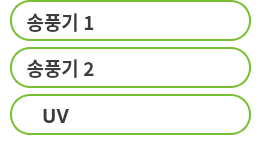
   <widget class="QFrame" name="frame_26">
    <property name="geometry">
     <rect>
      <x>16</x>
      <y>158</y>
      <width>271</width>
      <height>141</height>
     </rect>
    </property>
    <property name="styleSheet">
     <string notr="true">background:transparent</string>
    </property>
    <property name="frameShape">
     <enum>QFrame::StyledPanel</enum>
    </property>
    <property name="frameShadow">
     <enum>QFrame::Raised</enum>
    </property>
    <widget class="QLabel" name="label_24">
     <property name="geometry">
      <rect>
       <x>10</x>
       <y>0</y>
       <width>241</width>
       <height>41</height>
      </rect>
     </property>
     <property name="styleSheet">
      <string notr="true">background:white;
border : 2px solid rgb(121,191,53);
border-radius : 20px</string>
     </property>
     <property name="text">
      <string/>
     </property>
    </widget>
    <widget class="QLabel" name="label_25">
     <property name="geometry">
      <rect>
       <x>20</x>
       <y>6</y>
       <width>81</width>
       <height>31</height>
      </rect>
     </property>
     <property name="font">
      <font>
       <family>나눔스퀘어 Bold</family>
       <pointsize>14</pointsize>
       <weight>75</weight>
       <bold>true</bold>
      </font>
     </property>
     <property name="styleSheet">
      <string notr="true">background:transparent;
color:rgb(60,60,60)</string>
     </property>
     <property name="text">
      <string>송풍기 1</string>
     </property>
     <property name="alignment">
      <set>Qt::AlignCenter</set>
     </property>
    </widget>
    <widget class="QPushButton" name="fan1_f">
     <property name="geometry">
      <rect>
       <x>180</x>
       <y>6</y>
       <width>62</width>
       <height>29</height>
      </rect>
     </property>
     <property name="styleSheet">
      <string notr="true">QPushButton{
background:transparent;
border:transparent;}</string>
     </property>
     <property name="text">
      <string/>
     </property>
     <property name="checkable">
      <bool>false</bool>
     </property>
     <property name="checked">
      <bool>false</bool>
     </property>
    </widget>
    <widget class="QLabel" name="label_26">
     <property name="geometry">
      <rect>
       <x>10</x>
       <y>47</y>
       <width>241</width>
       <height>41</height>
      </rect>
     </property>
     <property name="styleSheet">
      <string notr="true">background:white;
border : 2px solid rgb(121,191,53);
border-radius : 20px</string>
     </property>
     <property name="text">
      <string/>
     </property>
    </widget>
    <widget class="QPushButton" name="fan2_b">
     <property name="geometry">
      <rect>
       <x>180</x>
       <y>53</y>
       <width>62</width>
       <height>29</height>
      </rect>
     </property>
     <property name="styleSheet">
      <string notr="true">QPushButton:checked{
background:url(:/img/resources/on.jpg);
border:transparent;}
QPushButton{
background:url(:/img/resources/off.jpg);
border:transparent;}</string>
     </property>
     <property name="text">
      <string/>
     </property>
     <property name="checkable">
      <bool>true</bool>
     </property>
     <property name="checked">
      <bool>false</bool>
     </property>
    </widget>
    <widget class="QLabel" name="label_27">
     <property name="geometry">
      <rect>
       <x>10</x>
       <y>94</y>
       <width>241</width>
       <height>41</height>
      </rect>
     </property>
     <property name="styleSheet">
      <string notr="true">background:white;
border : 2px solid rgb(121,191,53);
border-radius : 20px</string>
     </property>
     <property name="text">
      <string/>
     </property>
    </widget>
    <widget class="QPushButton" name="uv_b">
     <property name="geometry">
      <rect>
       <x>180</x>
       <y>100</y>
       <width>62</width>
       <height>29</height>
      </rect>
     </property>
     <property name="styleSheet">
      <string notr="true">QPushButton:checked{
background:url(:/img/resources/on.jpg);
border:transparent;}
QPushButton{
background:url(:/img/resources/off.jpg);
border:transparent;}</string>
     </property>
     <property name="text">
      <string/>
     </property>
     <property name="checkable">
      <bool>true</bool>
     </property>
     <property name="checked">
      <bool>false</bool>
     </property>
    </widget>
    <widget class="QLabel" name="label_30">
     <property name="geometry">
      <rect>
       <x>20</x>
       <y>52</y>
       <width>81</width>
       <height>31</height>
      </rect>
     </property>
     <property name="font">
      <font>
       <family>나눔스퀘어 Bold</family>
       <pointsize>14</pointsize>
       <weight>75</weight>
       <bold>true</bold>
      </font>
     </property>
     <property name="styleSheet">
      <string notr="true">background:transparent;
color:rgb(60,60,60)</string>
     </property>
     <property name="text">
      <string>송풍기 2</string>
     </property>
     <property name="alignment">
      <set>Qt::AlignCenter</set>
     </property>
    </widget>
    <widget class="QLabel" name="label_31">
     <property name="geometry">
      <rect>
       <x>20</x>
       <y>100</y>
       <width>71</width>
       <height>31</height>
      </rect>
     </property>
     <property name="font">
      <font>
       <family>나눔스퀘어 Bold</family>
       <pointsize>14</pointsize>
       <weight>75</weight>
       <bold>true</bold>
      </font>
     </property>
     <property name="styleSheet">
      <string notr="true">background:transparent;
color:rgb(60,60,60)</string>
     </property>
     <property name="text">
      <string>UV</string>
     </property>
     <property name="alignment">
      <set>Qt::AlignCenter</set>
     </property>
    </widget>
    <widget class="QPushButton" name="fan1_b">
     <property name="geometry">
      <rect>
       <x>180</x>
       <y>6</y>
       <width>62</width>
       <height>29</height>
      </rect>
     </property>
     <property name="styleSheet">
      <string notr="true">QPushButton:checked{
background:url(:/img/resources/on.jpg);
border:transparent;}
QPushButton{
background:url(:/img/resources/off.jpg);
border:transparent;}</string>
     </property>
     <property name="text">
      <string/>
     </property>
     <property name="checkable">
      <bool>true</bool>
     </property>
     <property name="checked">
      <bool>false</bool>
     </property>
    </widget>
    <widget class="QPushButton" name="fan2_f">
     <property name="geometry">
      <rect>
       <x>180</x>
       <y>53</y>
       <width>62</width>
       <height>29</height>
      </rect>
     </property>
     <property name="styleSheet">
      <string notr="true">QPushButton{
background:transparent;
border:transparent;}</string>
     </property>
     <property name="text">
      <string/>
     </property>
     <property name="checkable">
      <bool>false</bool>
     </property>
     <property name="checked">
      <bool>false</bool>
     </property>
    </widget>
    <widget class="QPushButton" name="uv_f">
     <property name="geometry">
      <rect>
       <x>180</x>
       <y>100</y>
       <width>62</width>
       <height>29</height>
      </rect>
     </property>
     <property name="styleSheet">
      <string notr="true">
QPushButton{
background:transparent;
border:transparent;}</string>
     </property>
     <property name="text">
      <string/>
     </property>
     <property name="checkable">
      <bool>false</bool>
     </property>
     <property name="checked">
      <bool>false</bool>
     </property>
    </widget>
    <zorder>label_27</zorder>
    <zorder>label_24</zorder>
    <zorder>label_25</zorder>
    <zorder>label_26</zorder>
    <zorder>fan2_b</zorder>
    <zorder>uv_b</zorder>
    <zorder>label_30</zorder>
    <zorder>label_31</zorder>
    <zorder>fan1_b</zorder>
    <zorder>uv_f</zorder>
    <zorder>fan1_f</zorder>
    <zorder>fan2_f</zorder>
   </widget>
